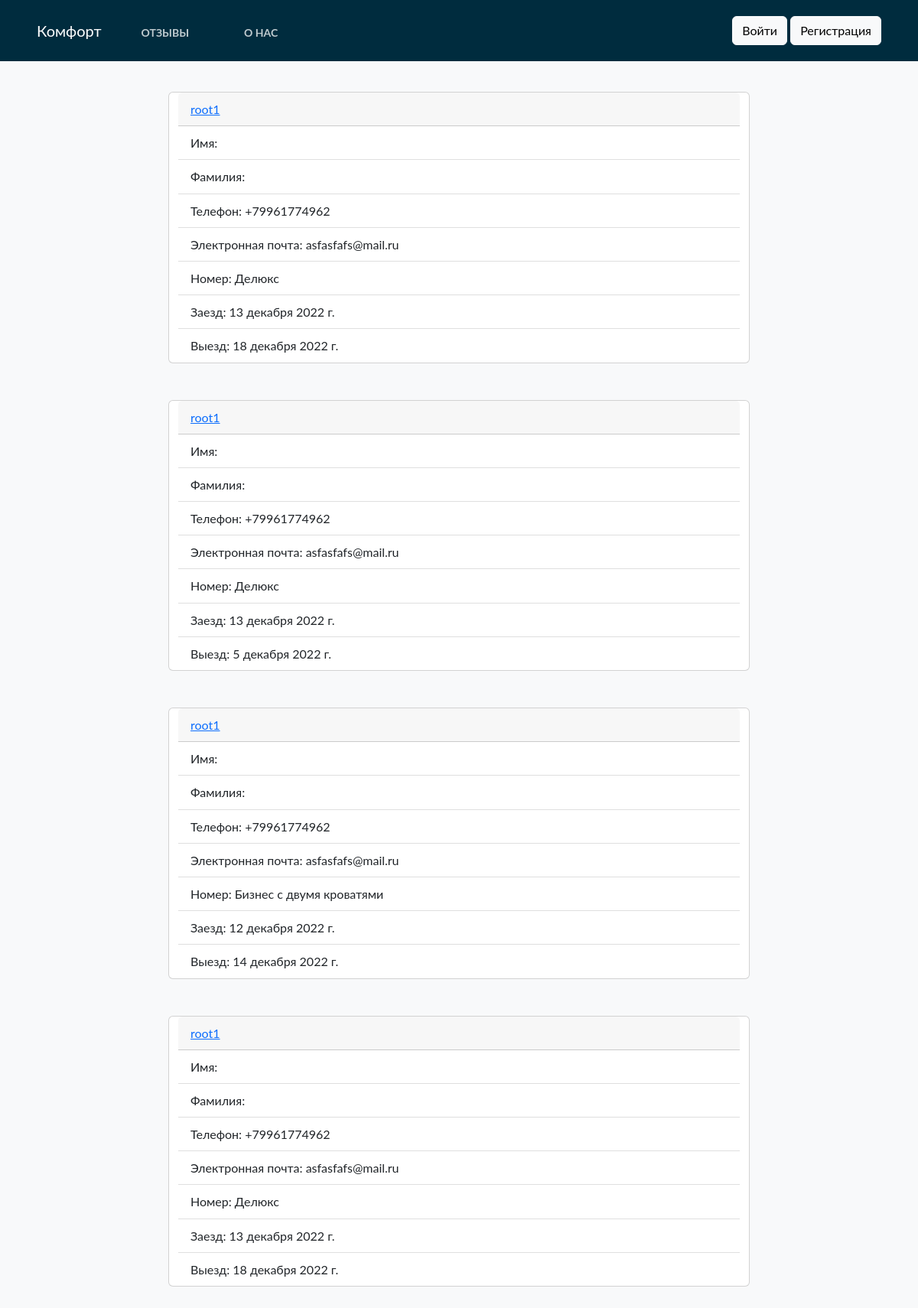
Before: /booking/ with the older database file.
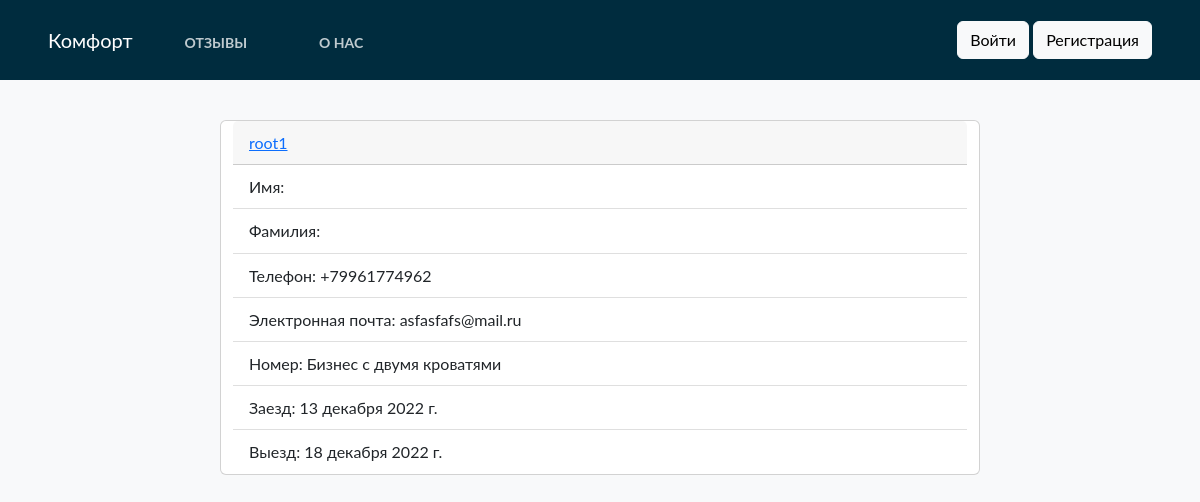
After: the same page with the newer database file.
### home/models.py (models this page shows)
class BaseModel(models.Model):
    uid = models.UUIDField(default=uuid.uuid4   , editable=False , primary_key=True)
    created_at = models.DateField(auto_now_add=True)
    updated_at = models.DateField(auto_now_add=True)
    class Meta:
        abstract = True

class Booking(BaseModel):
    hotel = models.ForeignKey(Hotel, on_delete=models.CASCADE,)
    user = models.ForeignKey(settings.AUTH_USER_MODEL, on_delete=models.CASCADE,)
    phone = PhoneField(blank=True, help_text='Contact phone number')
    start_date = models.DateField()
    end_date = models.DateField()

class Hotel(BaseModel):
    hotel_name = models.CharField(max_length=100)
    hotel_price = models.IntegerField()
    description = models.TextField(max_length=500)
    amenities = models.ManyToManyField(Amenities)
    room_count = models.IntegerField(default=1)
    people_capacity = models.IntegerField(default=0)
    def __str__(self) -> str:
        return self.hotel_name

### home/views.py (the view)
# urls.py: path('booking/', booking.as_view(), name ='booking'),
class booking(TemplateView):
    def get(self,request):
         bookings = Booking.objects.all()          # worth looking into?
         return render(request, 'booking.html', {'bookings': bookings})

### templates/booking.html
{% extends "base.html" %}
{%  block start %}
<div class="container col-12" style="margin-top: 10%">
    {% for i in bookings %}
    <div class="row justify-content-center mb-5">
    <div class="card col-8" style="color:black">
        <div class="card-header">
            <a class="font-weidht-bold"> {{ i.user }} </a>
        </div>
    <ul class="list-group list-group-flush">
        <li class="list-group-item">Имя: {{ i.user.first_name }}</li>
        <li class="list-group-item">Фамилия: {{ i.user.last_name  }}</li>
        <li class="list-group-item">Телефон: {{ i.phone }}</li>
        <li class="list-group-item">Электронная почта: {{ i.user.email }}</li>
        <li class="list-group-item">Номер: {{ i.hotel }}</li>
        <li class="list-group-item">Заезд: {{ i.start_date }}</li>
        <li class="list-group-item">Выезд: {{ i.end_date }}</li>
    </ul>
    </div>
    </div>
{% endfor %}
</div>
{% endblock %}

### templates/base.html (shortened to what this page needs)
<!doctype html>
<html lang="en">
  <head>
    <link href="https://cdn.jsdelivr.net/npm/bootstrap@5.2.0-beta1/dist/css/bootstrap.min.css" rel="stylesheet">
</head>
  <body class="bg-light">
<nav class="navbar navbar-expend-md fixed-top px-5" style="background:#002c3e; height: 80px;">
    <div class="nav">
    <a class="navbar-brand" href="/" style="color:white;">Комфорт</a>
     <ul class="nav">
      <li class="nav-item">
        <a class="nav-link nav-link-ltr" style="color:white;margin-top:5px;" href="{% url 'article_list' %}">Отзывы</a>
      </li>
      <li class="nav-item">
        <a class="nav-link nav-link-ltr" style="color:white; margin-top:5px;" href="{% url 'aboutpage' %}">О нас</a>
        </li>
    </ul>
        </div>
        <div class="navbar" id="navbarCollapse">
            {% if user.is_authenticated %}
            <form class="form-inline ml-auto">
                <a class="btn btn-outline-light" href="{% url 'profile' %}" disabled>{{ user.username }}</a>
                <a class="btn btn-light" href="{% url 'password_change' %}">Изменить пароль</a>
                <a class="btn btn-light" href="{% url 'logout' %}">Выйти</a>
            </form>
            {% else %}
                <form class="form-inline ml-auto">
                    <a href="{% url 'login' %}" class="btn btn-light">Войти</a>
                    <a href="{% url 'signup' %}" class="btn btn-light">Регистрация</a>
                </form>
            {% endif %}
        </div>
</nav>
      {% block start %}
      {% endblock %}
  </body>
</html>

### templates/base.html (style rules this page uses)
body { font-family: "Lato", Arial, sans-serif; font-weight: 400; font-size: 16px; line-height: 1.7; background: #fff; color: #777; height: 100%; overflow: auto; }
.nav-link-ltr { font-weight: bold; font-size: 14px; text-transform: uppercase; text-decoration: none; margin: 0px 20px; display: inline-block; position: relative; opacity: 0.75; }
.nav-link::before { transition: 300ms; height: 10px; content: ""; position: absolute; background-color: white; }
.nav-link-ltr::before { width: 0%; bottom: -4px; }

Changed rows visible on the page:
removed Booking: user "root1", phone "+79961774962", user.email "asfasfafs@mail.ru", hotel "Делюкс", start_date "13 декабря 2022 г.", end_date "18 декабря 2022 г."
removed Booking: user "root1", phone "+79961774962", user.email "asfasfafs@mail.ru", hotel "Делюкс", start_date "13 декабря 2022 г.", end_date "5 декабря 2022 г."
removed Booking: user "root1", phone "+79961774962", user.email "asfasfafs@mail.ru", hotel "Бизнес с двумя кроватями", start_date "12 декабря 2022 г.", end_date "14 декабря 2022 г."
removed Booking: user "root1", phone "+79961774962", user.email "asfasfafs@mail.ru", hotel "Делюкс", start_date "13 декабря 2022 г.", end_date "18 декабря 2022 г."
added Booking: user "root1", phone "+79961774962", user.email "asfasfafs@mail.ru", hotel "Бизнес с двумя кроватями", start_date "13 декабря 2022 г.", end_date "18 декабря 2022 г."
